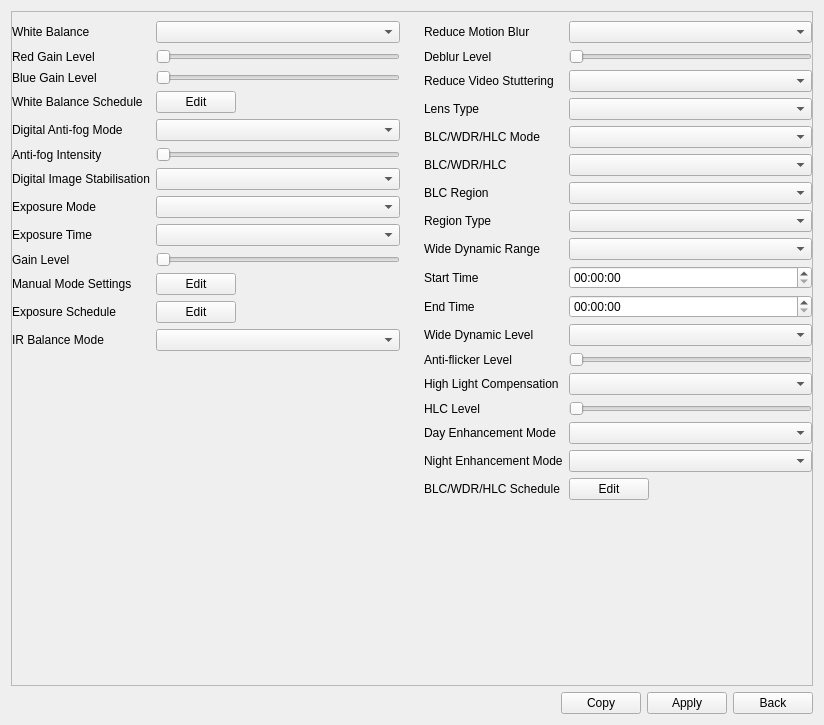
<?xml version="1.0" encoding="UTF-8"?>
<ui version="4.0">
 <class>ImagePageEnhancement</class>
 <widget class="QWidget" name="ImagePageEnhancement">
  <property name="geometry">
   <rect>
    <x>0</x>
    <y>0</y>
    <width>824</width>
    <height>725</height>
   </rect>
  </property>
  <property name="windowTitle">
   <string>Form</string>
  </property>
  <layout class="QVBoxLayout" name="verticalLayout_3">
   <item>
    <widget class="QScrollArea" name="scrollArea">
     <property name="widgetResizable">
      <bool>true</bool>
     </property>
     <widget class="QWidget" name="scrollAreaWidgetContents">
      <property name="geometry">
       <rect>
        <x>0</x>
        <y>0</y>
        <width>804</width>
        <height>672</height>
       </rect>
      </property>
      <layout class="QVBoxLayout" name="verticalLayout_4">
       <property name="leftMargin">
        <number>0</number>
       </property>
       <property name="topMargin">
        <number>0</number>
       </property>
       <property name="rightMargin">
        <number>0</number>
       </property>
       <property name="bottomMargin">
        <number>0</number>
       </property>
       <item>
        <widget class="QWidget" name="widgetContainer" native="true">
         <property name="sizePolicy">
          <sizepolicy hsizetype="Preferred" vsizetype="Expanding">
           <horstretch>0</horstretch>
           <verstretch>0</verstretch>
          </sizepolicy>
         </property>
         <layout class="QHBoxLayout" name="horizontalLayout_2">
          <property name="leftMargin">
           <number>0</number>
          </property>
          <property name="topMargin">
           <number>0</number>
          </property>
          <property name="rightMargin">
           <number>0</number>
          </property>
          <property name="bottomMargin">
           <number>0</number>
          </property>
          <item>
           <widget class="QWidget" name="widget_left" native="true">
            <layout class="QVBoxLayout" name="verticalLayout">
             <property name="leftMargin">
              <number>0</number>
             </property>
             <item>
              <layout class="QGridLayout" name="gridLayout">
               <item row="10" column="1">
                <widget class="QWidget" name="widget_ManualModeSettings" native="true">
                 <layout class="QHBoxLayout" name="horizontalLayout_4">
                  <property name="leftMargin">
                   <number>0</number>
                  </property>
                  <property name="topMargin">
                   <number>0</number>
                  </property>
                  <property name="rightMargin">
                   <number>0</number>
                  </property>
                  <property name="bottomMargin">
                   <number>0</number>
                  </property>
                  <item>
                   <widget class="MyPushButton" name="pushButton_ManualModeSettings">
                    <property name="text">
                     <string>Edit</string>
                    </property>
                   </widget>
                  </item>
                  <item>
                   <spacer name="horizontalSpacer_3">
                    <property name="orientation">
                     <enum>Qt::Horizontal</enum>
                    </property>
                    <property name="sizeHint" stdset="0">
                     <size>
                      <width>10</width>
                      <height>10</height>
                     </size>
                    </property>
                   </spacer>
                  </item>
                 </layout>
                </widget>
               </item>
               <item row="8" column="1">
                <widget class="ComboBox" name="comboBox_ExposureTime"/>
               </item>
               <item row="6" column="0">
                <widget class="QLabel" name="label_DigitalImageStabilisation">
                 <property name="text">
                  <string>Digital Image Stabilisation</string>
                 </property>
                </widget>
               </item>
               <item row="4" column="1">
                <widget class="ComboBox" name="comboBox_DigitalAntifogMode"/>
               </item>
               <item row="11" column="1">
                <widget class="QWidget" name="widget_ExposureSchedule" native="true">
                 <layout class="QHBoxLayout" name="horizontalLayout_5">
                  <property name="leftMargin">
                   <number>0</number>
                  </property>
                  <property name="topMargin">
                   <number>0</number>
                  </property>
                  <property name="rightMargin">
                   <number>0</number>
                  </property>
                  <property name="bottomMargin">
                   <number>0</number>
                  </property>
                  <item>
                   <widget class="MyPushButton" name="pushButton_ExposureSchedule">
                    <property name="text">
                     <string>Edit</string>
                    </property>
                   </widget>
                  </item>
                  <item>
                   <spacer name="horizontalSpacer_4">
                    <property name="orientation">
                     <enum>Qt::Horizontal</enum>
                    </property>
                    <property name="sizeHint" stdset="0">
                     <size>
                      <width>10</width>
                      <height>10</height>
                     </size>
                    </property>
                   </spacer>
                  </item>
                 </layout>
                </widget>
               </item>
               <item row="4" column="0">
                <widget class="QLabel" name="label_DigitalAntifogMode">
                 <property name="text">
                  <string>Digital Anti-fog Mode</string>
                 </property>
                </widget>
               </item>
               <item row="7" column="1">
                <widget class="ComboBox" name="comboBox_ExposureMode"/>
               </item>
               <item row="6" column="1">
                <widget class="ComboBox" name="comboBox_DigitalImageStabilisation"/>
               </item>
               <item row="7" column="0">
                <widget class="QLabel" name="label_ExposureMode">
                 <property name="text">
                  <string>Exposure Mode</string>
                 </property>
                </widget>
               </item>
               <item row="2" column="0">
                <widget class="QLabel" name="label_BlueGainLevel">
                 <property name="text">
                  <string>Blue Gain Level</string>
                 </property>
                </widget>
               </item>
               <item row="9" column="0">
                <widget class="QLabel" name="label_GainLevel">
                 <property name="text">
                  <string>Gain Level</string>
                 </property>
                </widget>
               </item>
               <item row="10" column="0">
                <widget class="QLabel" name="label_ManualModeSettings">
                 <property name="text">
                  <string>Manual Mode Settings</string>
                 </property>
                </widget>
               </item>
               <item row="0" column="1">
                <widget class="ComboBox" name="comboBox_WhiteBalance">
                 <property name="sizePolicy">
                  <sizepolicy hsizetype="Preferred" vsizetype="Fixed">
                   <horstretch>2</horstretch>
                   <verstretch>0</verstretch>
                  </sizepolicy>
                 </property>
                </widget>
               </item>
               <item row="1" column="1">
                <widget class="BaseSlider" name="slider_RedGainLevel">
                 <property name="orientation">
                  <enum>Qt::Horizontal</enum>
                 </property>
                </widget>
               </item>
               <item row="5" column="0">
                <widget class="QLabel" name="label_AntifogIntensity">
                 <property name="text">
                  <string>Anti-fog Intensity</string>
                 </property>
                </widget>
               </item>
               <item row="0" column="0">
                <widget class="QLabel" name="label_WhiteBalance">
                 <property name="sizePolicy">
                  <sizepolicy hsizetype="Preferred" vsizetype="Preferred">
                   <horstretch>1</horstretch>
                   <verstretch>0</verstretch>
                  </sizepolicy>
                 </property>
                 <property name="text">
                  <string>White Balance</string>
                 </property>
                </widget>
               </item>
               <item row="11" column="0">
                <widget class="QLabel" name="label_ExposureSchedule">
                 <property name="text">
                  <string>Exposure Schedule</string>
                 </property>
                </widget>
               </item>
               <item row="3" column="0">
                <widget class="QLabel" name="label_WhiteBalanceSchedule">
                 <property name="text">
                  <string>White Balance Schedule</string>
                 </property>
                </widget>
               </item>
               <item row="9" column="1">
                <widget class="BaseSlider" name="slider_GainLevel">
                 <property name="orientation">
                  <enum>Qt::Horizontal</enum>
                 </property>
                </widget>
               </item>
               <item row="3" column="1">
                <widget class="QWidget" name="widget_WhiteBalanceSchedule" native="true">
                 <layout class="QHBoxLayout" name="horizontalLayout_3">
                  <property name="leftMargin">
                   <number>0</number>
                  </property>
                  <property name="topMargin">
                   <number>0</number>
                  </property>
                  <property name="rightMargin">
                   <number>0</number>
                  </property>
                  <property name="bottomMargin">
                   <number>0</number>
                  </property>
                  <item>
                   <widget class="MyPushButton" name="pushButton_WhiteBalanceSchedule">
                    <property name="text">
                     <string>Edit</string>
                    </property>
                   </widget>
                  </item>
                  <item>
                   <spacer name="horizontalSpacer_2">
                    <property name="orientation">
                     <enum>Qt::Horizontal</enum>
                    </property>
                    <property name="sizeHint" stdset="0">
                     <size>
                      <width>10</width>
                      <height>10</height>
                     </size>
                    </property>
                   </spacer>
                  </item>
                 </layout>
                </widget>
               </item>
               <item row="5" column="1">
                <widget class="BaseSlider" name="slider_AntifogIntensity">
                 <property name="orientation">
                  <enum>Qt::Horizontal</enum>
                 </property>
                </widget>
               </item>
               <item row="1" column="0">
                <widget class="QLabel" name="label_RedGainLevel">
                 <property name="text">
                  <string>Red Gain Level</string>
                 </property>
                </widget>
               </item>
               <item row="8" column="0">
                <widget class="QLabel" name="label_ExposureTime">
                 <property name="text">
                  <string>Exposure Time</string>
                 </property>
                </widget>
               </item>
               <item row="2" column="1">
                <widget class="BaseSlider" name="slider_BlueGainLevel">
                 <property name="orientation">
                  <enum>Qt::Horizontal</enum>
                 </property>
                </widget>
               </item>
               <item row="12" column="0">
                <widget class="QLabel" name="label_IrBalanceMode">
                 <property name="sizePolicy">
                  <sizepolicy hsizetype="Preferred" vsizetype="Preferred">
                   <horstretch>1</horstretch>
                   <verstretch>0</verstretch>
                  </sizepolicy>
                 </property>
                 <property name="text">
                  <string>IR Balance Mode</string>
                 </property>
                </widget>
               </item>
               <item row="12" column="1">
                <widget class="ComboBox" name="comboBox_IrBalanceMode">
                 <property name="sizePolicy">
                  <sizepolicy hsizetype="Preferred" vsizetype="Fixed">
                   <horstretch>2</horstretch>
                   <verstretch>0</verstretch>
                  </sizepolicy>
                 </property>
                </widget>
               </item>
              </layout>
             </item>
             <item>
              <spacer name="verticalSpacer">
               <property name="orientation">
                <enum>Qt::Vertical</enum>
               </property>
               <property name="sizeHint" stdset="0">
                <size>
                 <width>10</width>
                 <height>0</height>
                </size>
               </property>
              </spacer>
             </item>
            </layout>
           </widget>
          </item>
          <item>
           <widget class="QWidget" name="widget_right" native="true">
            <layout class="QVBoxLayout" name="verticalLayout_2">
             <property name="rightMargin">
              <number>0</number>
             </property>
             <item>
              <layout class="QGridLayout" name="gridLayout_3">
               <item row="11" column="1">
                <widget class="MyTimeEdit" name="timeEdit_endTime"/>
               </item>
               <item row="3" column="0">
                <widget class="QLabel" name="label_reduceVideoStuttering">
                 <property name="sizePolicy">
                  <sizepolicy hsizetype="Preferred" vsizetype="Preferred">
                   <horstretch>1</horstretch>
                   <verstretch>0</verstretch>
                  </sizepolicy>
                 </property>
                 <property name="text">
                  <string>Reduce Video Stuttering</string>
                 </property>
                </widget>
               </item>
               <item row="16" column="0">
                <widget class="QLabel" name="label_DayEnhancementMode">
                 <property name="sizePolicy">
                  <sizepolicy hsizetype="Preferred" vsizetype="Preferred">
                   <horstretch>1</horstretch>
                   <verstretch>0</verstretch>
                  </sizepolicy>
                 </property>
                 <property name="text">
                  <string>Day Enhancement Mode</string>
                 </property>
                </widget>
               </item>
               <item row="7" column="0">
                <widget class="QLabel" name="label_BlcRegion">
                 <property name="sizePolicy">
                  <sizepolicy hsizetype="Preferred" vsizetype="Preferred">
                   <horstretch>1</horstretch>
                   <verstretch>0</verstretch>
                  </sizepolicy>
                 </property>
                 <property name="text">
                  <string>BLC Region</string>
                 </property>
                </widget>
               </item>
               <item row="14" column="1">
                <widget class="ComboBox" name="comboBox_HighLightCompensation">
                 <property name="sizePolicy">
                  <sizepolicy hsizetype="Preferred" vsizetype="Fixed">
                   <horstretch>2</horstretch>
                   <verstretch>0</verstretch>
                  </sizepolicy>
                 </property>
                </widget>
               </item>
               <item row="16" column="1">
                <widget class="ComboBox" name="comboBox_DayEnhancementMode">
                 <property name="sizePolicy">
                  <sizepolicy hsizetype="Preferred" vsizetype="Fixed">
                   <horstretch>2</horstretch>
                   <verstretch>0</verstretch>
                  </sizepolicy>
                 </property>
                </widget>
               </item>
               <item row="10" column="1">
                <widget class="MyTimeEdit" name="timeEdit_startTime"/>
               </item>
               <item row="12" column="1">
                <widget class="ComboBox" name="comboBox_WideDynamicLevel">
                 <property name="sizePolicy">
                  <sizepolicy hsizetype="Preferred" vsizetype="Fixed">
                   <horstretch>2</horstretch>
                   <verstretch>0</verstretch>
                  </sizepolicy>
                 </property>
                </widget>
               </item>
               <item row="10" column="0">
                <widget class="QLabel" name="label_startTime">
                 <property name="text">
                  <string>Start Time</string>
                 </property>
                </widget>
               </item>
               <item row="8" column="0">
                <widget class="QLabel" name="label_RegionType">
                 <property name="sizePolicy">
                  <sizepolicy hsizetype="Preferred" vsizetype="Preferred">
                   <horstretch>1</horstretch>
                   <verstretch>0</verstretch>
                  </sizepolicy>
                 </property>
                 <property name="text">
                  <string>Region Type</string>
                 </property>
                </widget>
               </item>
               <item row="3" column="1">
                <widget class="ComboBox" name="comboBox_reduceVideoStuttering">
                 <property name="sizePolicy">
                  <sizepolicy hsizetype="Preferred" vsizetype="Fixed">
                   <horstretch>2</horstretch>
                   <verstretch>0</verstretch>
                  </sizepolicy>
                 </property>
                </widget>
               </item>
               <item row="14" column="0">
                <widget class="QLabel" name="label_HighLightCompensation">
                 <property name="sizePolicy">
                  <sizepolicy hsizetype="Preferred" vsizetype="Preferred">
                   <horstretch>1</horstretch>
                   <verstretch>0</verstretch>
                  </sizepolicy>
                 </property>
                 <property name="text">
                  <string>High Light Compensation</string>
                 </property>
                </widget>
               </item>
               <item row="9" column="0">
                <widget class="QLabel" name="label_WideDynamicRange">
                 <property name="text">
                  <string>Wide Dynamic Range</string>
                 </property>
                </widget>
               </item>
               <item row="13" column="1">
                <widget class="BaseSlider" name="slider_AntiflickerLevel">
                 <property name="orientation">
                  <enum>Qt::Horizontal</enum>
                 </property>
                </widget>
               </item>
               <item row="17" column="0">
                <widget class="QLabel" name="label_NightEnhancementMode">
                 <property name="sizePolicy">
                  <sizepolicy hsizetype="Preferred" vsizetype="Preferred">
                   <horstretch>1</horstretch>
                   <verstretch>0</verstretch>
                  </sizepolicy>
                 </property>
                 <property name="text">
                  <string>Night Enhancement Mode</string>
                 </property>
                </widget>
               </item>
               <item row="6" column="0">
                <widget class="QLabel" name="label_BlcWdrHlc">
                 <property name="sizePolicy">
                  <sizepolicy hsizetype="Preferred" vsizetype="Preferred">
                   <horstretch>1</horstretch>
                   <verstretch>0</verstretch>
                  </sizepolicy>
                 </property>
                 <property name="text">
                  <string>BLC/WDR/HLC</string>
                 </property>
                </widget>
               </item>
               <item row="1" column="0">
                <widget class="QLabel" name="label_reduceBlur">
                 <property name="sizePolicy">
                  <sizepolicy hsizetype="Preferred" vsizetype="Preferred">
                   <horstretch>1</horstretch>
                   <verstretch>0</verstretch>
                  </sizepolicy>
                 </property>
                 <property name="text">
                  <string>Reduce Motion Blur</string>
                 </property>
                </widget>
               </item>
               <item row="13" column="0">
                <widget class="QLabel" name="label_AntiflickerLevel">
                 <property name="sizePolicy">
                  <sizepolicy hsizetype="Preferred" vsizetype="Preferred">
                   <horstretch>1</horstretch>
                   <verstretch>0</verstretch>
                  </sizepolicy>
                 </property>
                 <property name="text">
                  <string>Anti-flicker Level</string>
                 </property>
                </widget>
               </item>
               <item row="5" column="0">
                <widget class="QLabel" name="label_BlcWdrHlcMode">
                 <property name="sizePolicy">
                  <sizepolicy hsizetype="Preferred" vsizetype="Preferred">
                   <horstretch>1</horstretch>
                   <verstretch>0</verstretch>
                  </sizepolicy>
                 </property>
                 <property name="text">
                  <string>BLC/WDR/HLC Mode</string>
                 </property>
                </widget>
               </item>
               <item row="9" column="1">
                <widget class="ComboBox" name="comboBox_WideDynamicRange"/>
               </item>
               <item row="18" column="0">
                <widget class="QLabel" name="label_BlcWdrHlcSchedule">
                 <property name="text">
                  <string>BLC/WDR/HLC Schedule</string>
                 </property>
                </widget>
               </item>
               <item row="15" column="0">
                <widget class="QLabel" name="label_HlcLevel">
                 <property name="sizePolicy">
                  <sizepolicy hsizetype="Preferred" vsizetype="Preferred">
                   <horstretch>1</horstretch>
                   <verstretch>0</verstretch>
                  </sizepolicy>
                 </property>
                 <property name="text">
                  <string>HLC Level</string>
                 </property>
                </widget>
               </item>
               <item row="11" column="0">
                <widget class="QLabel" name="label_endTime">
                 <property name="text">
                  <string>End Time</string>
                 </property>
                </widget>
               </item>
               <item row="15" column="1">
                <widget class="BaseSlider" name="slider_HlcLevel">
                 <property name="orientation">
                  <enum>Qt::Horizontal</enum>
                 </property>
                </widget>
               </item>
               <item row="12" column="0">
                <widget class="QLabel" name="label_WideDynamicLevel">
                 <property name="sizePolicy">
                  <sizepolicy hsizetype="Preferred" vsizetype="Preferred">
                   <horstretch>1</horstretch>
                   <verstretch>0</verstretch>
                  </sizepolicy>
                 </property>
                 <property name="text">
                  <string>Wide Dynamic Level</string>
                 </property>
                </widget>
               </item>
               <item row="1" column="1">
                <widget class="ComboBox" name="comboBox_reduceBlur">
                 <property name="sizePolicy">
                  <sizepolicy hsizetype="Preferred" vsizetype="Fixed">
                   <horstretch>2</horstretch>
                   <verstretch>0</verstretch>
                  </sizepolicy>
                 </property>
                </widget>
               </item>
               <item row="6" column="1">
                <widget class="ComboBox" name="comboBox_BlcWdrHlc">
                 <property name="sizePolicy">
                  <sizepolicy hsizetype="Preferred" vsizetype="Fixed">
                   <horstretch>2</horstretch>
                   <verstretch>0</verstretch>
                  </sizepolicy>
                 </property>
                </widget>
               </item>
               <item row="4" column="1">
                <widget class="ComboBox" name="comboBox_lensType">
                 <property name="sizePolicy">
                  <sizepolicy hsizetype="Preferred" vsizetype="Fixed">
                   <horstretch>2</horstretch>
                   <verstretch>0</verstretch>
                  </sizepolicy>
                 </property>
                </widget>
               </item>
               <item row="18" column="1">
                <widget class="QWidget" name="widget_BlcWdrHlcSchedule" native="true">
                 <layout class="QHBoxLayout" name="horizontalLayout_7">
                  <property name="leftMargin">
                   <number>0</number>
                  </property>
                  <property name="topMargin">
                   <number>0</number>
                  </property>
                  <property name="rightMargin">
                   <number>0</number>
                  </property>
                  <property name="bottomMargin">
                   <number>0</number>
                  </property>
                  <item>
                   <widget class="MyPushButton" name="pushButton_BlcWdrHlcSchedule">
                    <property name="text">
                     <string>Edit</string>
                    </property>
                   </widget>
                  </item>
                  <item>
                   <spacer name="horizontalSpacer_6">
                    <property name="orientation">
                     <enum>Qt::Horizontal</enum>
                    </property>
                    <property name="sizeHint" stdset="0">
                     <size>
                      <width>10</width>
                      <height>10</height>
                     </size>
                    </property>
                   </spacer>
                  </item>
                 </layout>
                </widget>
               </item>
               <item row="8" column="1">
                <widget class="ComboBox" name="comboBox_RegionType">
                 <property name="sizePolicy">
                  <sizepolicy hsizetype="Preferred" vsizetype="Fixed">
                   <horstretch>2</horstretch>
                   <verstretch>0</verstretch>
                  </sizepolicy>
                 </property>
                </widget>
               </item>
               <item row="17" column="1">
                <widget class="ComboBox" name="comboBox_NightEnhancementMode">
                 <property name="sizePolicy">
                  <sizepolicy hsizetype="Preferred" vsizetype="Fixed">
                   <horstretch>2</horstretch>
                   <verstretch>0</verstretch>
                  </sizepolicy>
                 </property>
                </widget>
               </item>
               <item row="4" column="0">
                <widget class="QLabel" name="label_lensType">
                 <property name="sizePolicy">
                  <sizepolicy hsizetype="Preferred" vsizetype="Preferred">
                   <horstretch>1</horstretch>
                   <verstretch>0</verstretch>
                  </sizepolicy>
                 </property>
                 <property name="text">
                  <string>Lens Type</string>
                 </property>
                </widget>
               </item>
               <item row="7" column="1">
                <widget class="ComboBox" name="comboBox_BlcRegion">
                 <property name="sizePolicy">
                  <sizepolicy hsizetype="Preferred" vsizetype="Fixed">
                   <horstretch>2</horstretch>
                   <verstretch>0</verstretch>
                  </sizepolicy>
                 </property>
                </widget>
               </item>
               <item row="5" column="1">
                <widget class="ComboBox" name="comboBox_BlcWdrHlcMode">
                 <property name="sizePolicy">
                  <sizepolicy hsizetype="Preferred" vsizetype="Fixed">
                   <horstretch>2</horstretch>
                   <verstretch>0</verstretch>
                  </sizepolicy>
                 </property>
                </widget>
               </item>
               <item row="2" column="0">
                <widget class="QLabel" name="label_deblur">
                 <property name="text">
                  <string>Deblur Level</string>
                 </property>
                </widget>
               </item>
               <item row="2" column="1">
                <widget class="BaseSlider" name="slider_deblur">
                 <property name="orientation">
                  <enum>Qt::Horizontal</enum>
                 </property>
                </widget>
               </item>
              </layout>
             </item>
             <item>
              <spacer name="verticalSpacer_2">
               <property name="orientation">
                <enum>Qt::Vertical</enum>
               </property>
               <property name="sizeHint" stdset="0">
                <size>
                 <width>10</width>
                 <height>0</height>
                </size>
               </property>
              </spacer>
             </item>
            </layout>
           </widget>
          </item>
         </layout>
        </widget>
       </item>
      </layout>
     </widget>
    </widget>
   </item>
   <item>
    <layout class="QHBoxLayout" name="horizontalLayout">
     <item>
      <widget class="WidgetMessage" name="widgetMessage" native="true"/>
     </item>
     <item>
      <spacer name="horizontalSpacer">
       <property name="orientation">
        <enum>Qt::Horizontal</enum>
       </property>
       <property name="sizeHint" stdset="0">
        <size>
         <width>10</width>
         <height>10</height>
        </size>
       </property>
      </spacer>
     </item>
     <item>
      <widget class="QPushButton" name="pushButton_copy">
       <property name="text">
        <string>Copy</string>
       </property>
      </widget>
     </item>
     <item>
      <widget class="QPushButton" name="pushButton_apply">
       <property name="text">
        <string>Apply</string>
       </property>
      </widget>
     </item>
     <item>
      <widget class="QPushButton" name="pushButton_back">
       <property name="text">
        <string>Back</string>
       </property>
      </widget>
     </item>
    </layout>
   </item>
  </layout>
 </widget>
 <customwidgets>
  <customwidget>
   <class>ComboBox</class>
   <extends>QComboBox</extends>
   <header>combobox.h</header>
  </customwidget>
  <customwidget>
   <class>MyPushButton</class>
   <extends>QPushButton</extends>
   <header>mypushbutton.h</header>
  </customwidget>
  <customwidget>
   <class>BaseSlider</class>
   <extends>QSlider</extends>
   <header>baseslider.h</header>
   <container>1</container>
  </customwidget>
  <customwidget>
   <class>WidgetMessage</class>
   <extends>QWidget</extends>
   <header>widgetmessage.h</header>
   <container>1</container>
  </customwidget>
  <customwidget>
   <class>MyTimeEdit</class>
   <extends>QTimeEdit</extends>
   <header>mytimeedit.h</header>
  </customwidget>
 </customwidgets>
 <resources/>
 <connections/>
</ui>
